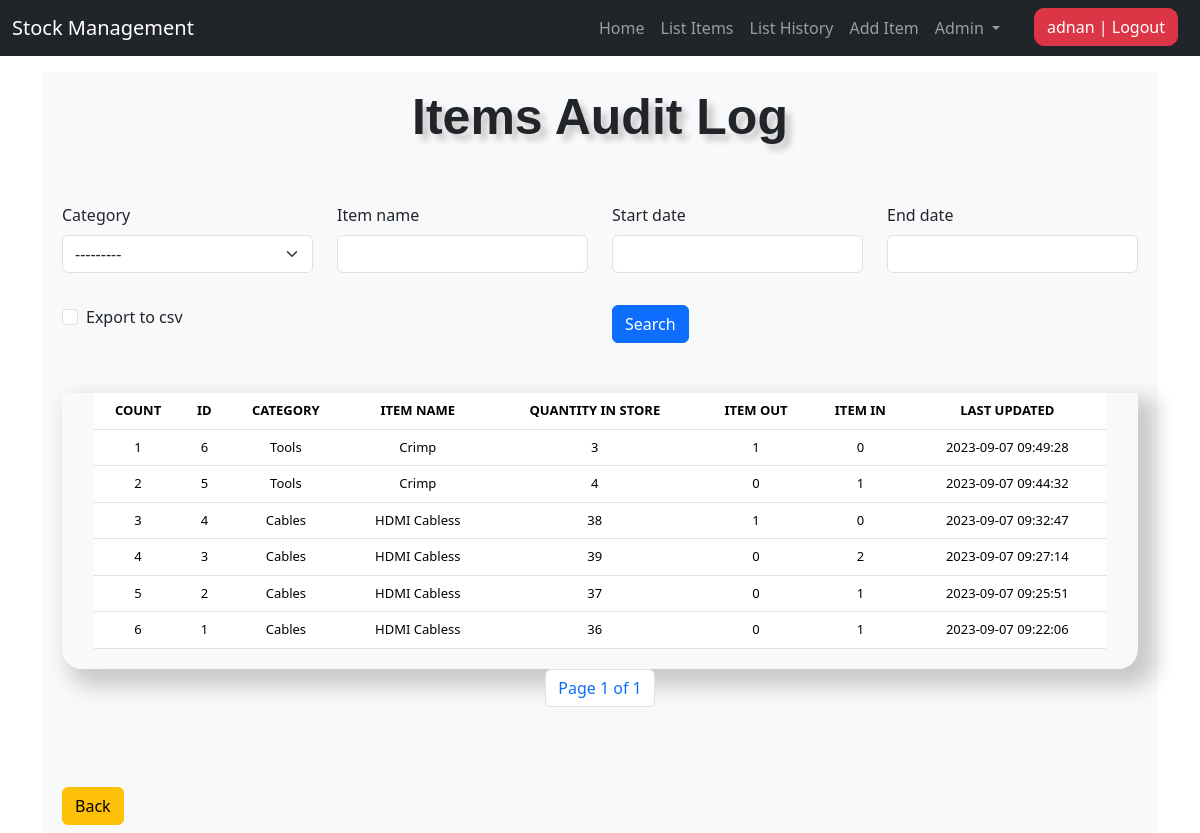
/list_history/ (signed in), run on an earlier commit of the app's database.
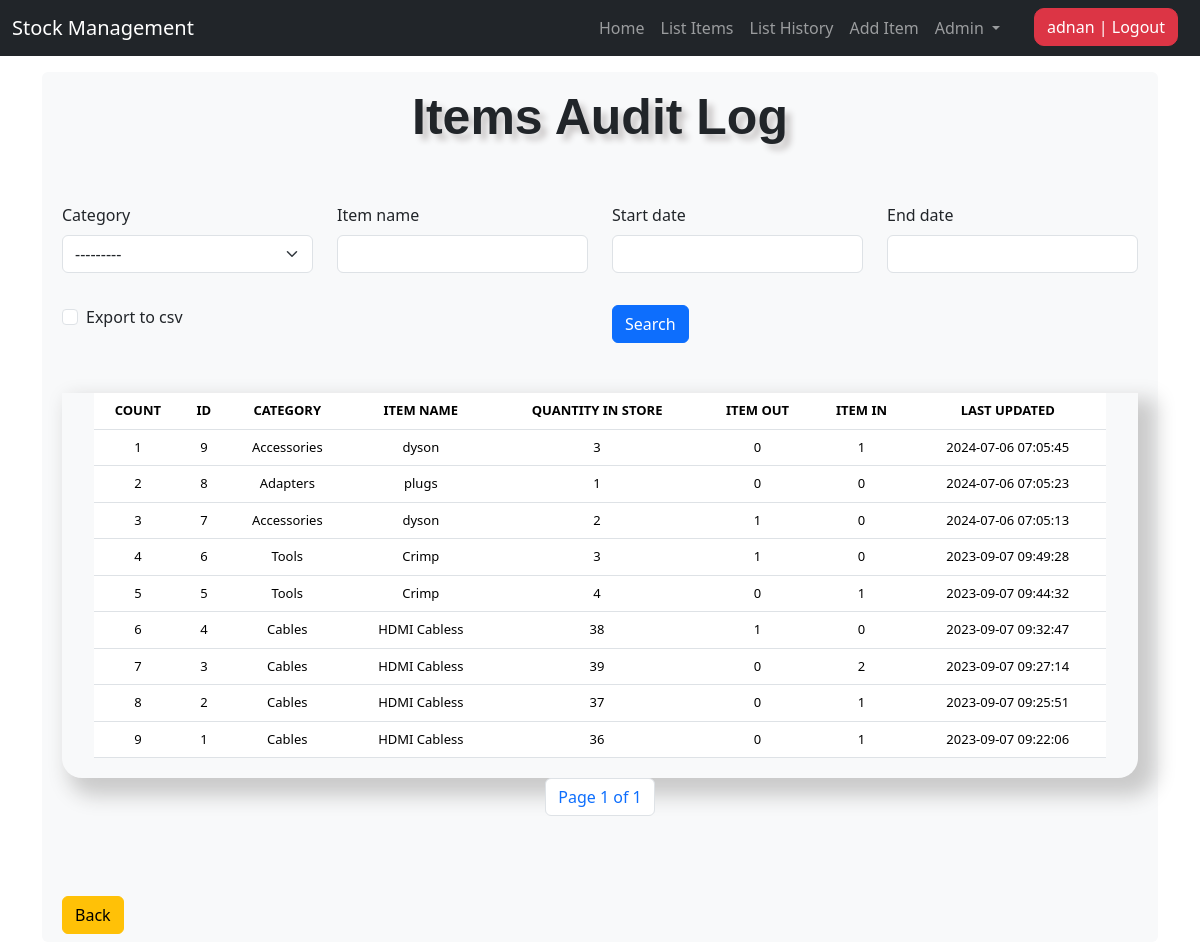
And on a later commit of the database.
### stockmgmt/models.py (models this page shows, shortened)
class StockHistory(models.Model):
    category = models.ForeignKey(
        Category, on_delete=models.CASCADE, blank=True, null=True)
    item_name = models.CharField(max_length=50, blank=True, null=True)
    quantity = models.IntegerField(default='0', blank=True, null=True)
    receive_quantity = models.IntegerField(default='0', blank=True, null=True)
    receive_by = models.CharField(max_length=50, blank=True, null=True)
    issue_quantity = models.IntegerField(default='0', blank=True, null=True)
    issue_by = models.CharField(max_length=50, blank=True, null=True)
    issue_to = models.CharField(max_length=50, blank=True, null=True)
    item_usage = models.TextField(max_length=500, blank=True, null=True)
    phone_number = models.CharField(max_length=50, blank=True, null=True)
    created_by = models.CharField(max_length=50, blank=True, null=True)
    reorder_level = models.IntegerField(default='0', blank=True, null=True)
    last_updated = models.DateTimeField(
        auto_now_add=False, auto_now=False, null=True)
    timestamp = models.DateTimeField(
        auto_now_add=False, auto_now=False, null=True)

class Category(models.Model):
    name = models.CharField(max_length=50, blank=False, null=True,
                            help_text="What category is the item related to? (such Cables/Computer Parts/Tools?)")
    def __str__(self):
        return self.name.title() if self.name else ""

### stockmgmt/views.py (the view, shortened to what this page needs)
# urls.py: path('list_history/', views.list_history, name='list_history'),
@login_required
def list_history(request):
    title = 'Items Audit Log'
    form = StockSearchForm(request.POST or None)
    queryset = StockHistory.objects.all().order_by('-last_updated')
    paginator = Paginator(queryset, 10)
    page_number = request.GET.get('page')
    page = paginator.get_page(page_number)
    context = {
        "form": form,
        "title": title,
        "queryset": queryset,
        "page": page,  # Pass the Page object to the template
    }
    return render(request, "./includes/list_history.html", context)

### stockmgmt/forms.py
class StockSearchForm(forms.ModelForm):
    export_to_CSV = forms.BooleanField(required=False)
    start_date = forms.DateTimeField(required=False)
    end_date = forms.DateTimeField(required=False)
    class Meta:
        model = Stock
        fields = [
            'household',
            'room',
            'category',
            'item_name',
            'start_date',
            'end_date'
        ]

### stockmgmt/templates/includes/list_history.html (shortened to what this page needs)
{% extends 'base.html' %}
{% load crispy_forms_tags %}
{% block content %}
<div class="container">
    <form method="POST" action="">
        <div class="row mb-3">
            <div class="col-lg-3 col-md-6">
                {{ form.category|as_crispy_field }}
            </div>
            <div class="col-lg-3 col-md-6">
                {{ form.item_name|as_crispy_field }}
            </div>
            <div class="col-lg-3 col-md-6">
                {{ form.start_date|as_crispy_field }}
            </div>
            <div class="col-lg-3 col-md-6">
                {{ form.end_date|as_crispy_field }}
            </div>
        </div>
        <div class="row">
            <div class="col">
                {{ form.export_to_CSV|as_crispy_field }}
            </div>
            <div class="col">
                <input type="submit" class="btn btn-primary" value="Search">
            </div>
        </div>
    </form>
</div>
<div class="container">
    <div class="row">
        <div class="col-lg-12">
            <div class="display_table">
                <table class="table">
                    <thead>
                        <tr>
                            <th>COUNT</th>
                            <th>ID</th>
                            <th>CATEGORY</th>
                            <th>ITEM NAME</th>
                            <th>QUANTITY IN STORE</th>
                            <th>ITEM OUT</th>
                            <th>ITEM IN</th>
                            <th>LAST UPDATED</th>
                        </tr>
                    </thead>
                    {% for item in page %}
                    <tr>
                        <td>{{ forloop.counter }}</td>
                        <td>{{ item.id }}</td>
                        <td>{{ item.category }}</td>
                        <td>{{ item.item_name }}</td>
                        <td>{{ item.quantity }}</td>
                        <td>{{ item.issue_quantity }}</td>
                        <td>{{ item.receive_quantity }}</td>
                        <td>{{ item.last_updated|date:"Y-m-d H:i:s" }}</td>
                    </tr>
                    {% endfor %}
                </table>
            </div>
        </div>
    </div>
    <div class="row">
        <div class="col">
            <nav aria-label="Page navigation">
                <ul class="pagination justify-content-center">
                    <li class="page-item">
                        <span class="page-link">
                            Page {{ page.number }} of {{ page.paginator.num_pages }}
                        </span>
                    </li>
                </ul>
            </nav>
        </div>
    </div>
</div>
<div class="container mt-3">
    <div class="form-group">
        <a id="back-button" onclick="javascript:window.history.back(-1);return false;">
            <div class="btn btn-warning">Back</div>
        </a>
    </div>
</div>
{% endblock %}

### stockmgmt/templates/base.html (shortened to what this page needs)
{% load static %}
<!DOCTYPE html>
<html lang="en">
<head>
    {% block corecss %}
    <link href="https://cdn.jsdelivr.net/npm/bootstrap@5.3.1/dist/css/bootstrap.min.css" rel="stylesheet"
>
    <link href="https://cdnjs.cloudflare.com/ajax/libs/font-awesome/6.0.0-beta3/css/all.min.css" rel="stylesheet">
    <link rel="stylesheet" type="text/css" href="https://cdn.datatables.net/1.11.4/css/jquery.dataTables.min.css">
    <link href="{% static 'css/style.css' %}" rel="stylesheet">
    {% endblock %}
</head>
<body>
    {% include 'partials/nav.html' %}
    <main class="container">
        <br>
        <div class="bg-light p-2 rounded">
            <div class="header">{{ title }}</div>
            {% block content %}
            {% endblock %}
        </div>
    </main>
</body>
</html>

### stockmgmt/templates/partials/nav.html (shortened to what this page needs)
<nav class="navbar navbar-expand-lg navbar-dark bg-dark fixed-top" aria-label="Offcanvas navbar large">
    <div class="container-fluid">
        <a class="navbar-brand" href="#">Stock Management</a>
        <div class="offcanvas offcanvas-end text-bg-dark" tabindex="-1" id="offcanvasNavbar2"
            aria-labelledby="offcanvasNavbar2Label">
            <div class="offcanvas-body">
                <ul class="navbar-nav justify-content-end flex-grow-1 pe-3">
                    <li class="nav-item">
                        <a class="nav-link" aria-current="page" href="{% url 'home' %}">Home</a>
                    </li>
                    {% if request.user.is_authenticated %}
                    <li class="nav-item">
                        <a class="nav-link" href="{% url 'list_items' %}">List Items</a>
                    </li>
                    <li class="nav-item">
                        <a class="nav-link" href="{% url 'list_history' %}">List History</a>
                    </li>
                    <li class="nav-item">
                        <a class="nav-link" href="{% url 'add_items' %}">Add Item</a>
                    </li>
                    {% endif %}
                    {% if request.user.is_superuser %}
                    <li class="nav-item dropdown">
                        <a class="nav-link dropdown-toggle" href="#" role="button" data-bs-toggle="dropdown"
                            aria-expanded="false">
                            Admin
                        </a>
                    </li>
                    {% endif %}
                </ul>
                <ul class="navbar-nav">
                    {% if request.user.is_authenticated %}
                    <li>
                        <form action="/accounts/logout" method="post">
                            <button class="custom-btn btn btn-danger" type="submit">{{ request.user }} | Logout</button>
                        </form>
                    </li>
                    {% else %}
                    <li><a class="nav-link" href="/accounts/login">Login</a></li>
                    {% endif %}
                </ul>
            </div>
        </div>
    </div>
</nav>

### stockmgmt/static/css/style.css (style rules this page uses)
body { background-image: url("../img/bg.jpg"); background-repeat: no-repeat; background-size: cover; background-attachment: fixed; height: 100vh; }
.table { font-size: 13px; text-align: center; width: 95%; margin: auto; text-align: center; }
.table tr:nth-child(odd) { background: #cacaca }
.table tr:nth-child(even) { background: #e9e9e9 }
th { color: #000000; }
.container { padding-top: 3rem; }
.display_table { border-bottom-right-radius: 20px; border-bottom-left-radius: 20px; padding-left: 5px; padding-right: 5px; padding-bottom: 20px; box-shadow: 12px 12px 20px 6px #cacaca; }
.header { font-family: helvetica; font-size: 50px; text-align: center; width: 100%; text-shadow: 6px 6px 6px #c9c6c6; display: block; font-weight: bolder; }
.custom-btn { margin: 0 10px; border-radius: 10px; }
.ui-datepicker tbody, td, tfoot, th, thead, tr { padding: 5px; }

What changed in the data, as far as the page shows it:
added StockHistory: id "9", category "Accessories", item_name "dyson", quantity "3", issue_quantity "0", receive_quantity "1", last_updated "2024-07-06 07:05:45"
added StockHistory: id "8", category "Adapters", item_name "plugs", quantity "1", issue_quantity "0", receive_quantity "0", last_updated "2024-07-06 07:05:23"
added StockHistory: id "7", category "Accessories", item_name "dyson", quantity "2", issue_quantity "1", receive_quantity "0", last_updated "2024-07-06 07:05:13"
